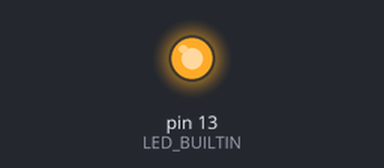
A sketch run on a simulated Arduino Uno, built with avr-gcc and run on an emulated ATmega328P. Shown: output pins drawn as LEDs (lit = HIGH).

Above: at 0.2 s.
At 4.3 s:
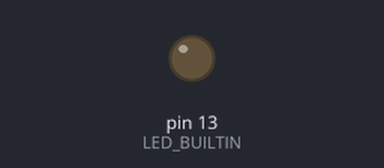
Timing chart, 0 to 6.0 s (numbered marks = the images above):
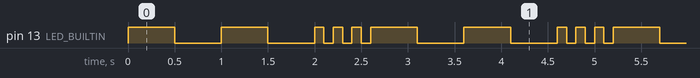

The sketch:

Alish.ino
```cpp
void setup() {
  // put your setup code here, to run once:
  pinMode(LED_BUILTIN ,OUTPUT);
}

void loop() {
  // put your main code here, to run repeatedly:
  digitalWrite(LED_BUILTIN ,HIGH);
  delay(500);
  digitalWrite(LED_BUILTIN ,LOW);
  delay(500);

  digitalWrite(LED_BUILTIN ,HIGH);
  delay(500);
  digitalWrite(LED_BUILTIN ,LOW);
  delay(500);

  digitalWrite(LED_BUILTIN ,HIGH);
  delay(100);
  digitalWrite(LED_BUILTIN ,LOW);
  delay(100);

  digitalWrite(LED_BUILTIN ,HIGH);
  delay(100);
  digitalWrite(LED_BUILTIN  ,LOW);
  delay(100);

  digitalWrite(LED_BUILTIN ,HIGH);
  delay(100);
  digitalWrite(LED_BUILTIN ,LOW);
  delay(100);

}
```

Measured:
- by itself, pin 13 (LED_BUILTIN): repeats every 2.6 s: LOW 0.50 s, HIGH 0.50 s, LOW 0.50 s, 3 × (HIGH 0.10 s, LOW 0.10 s), HIGH 0.50 s
- by itself, everything shown: repeats every 2.6 s, in 10 steps
